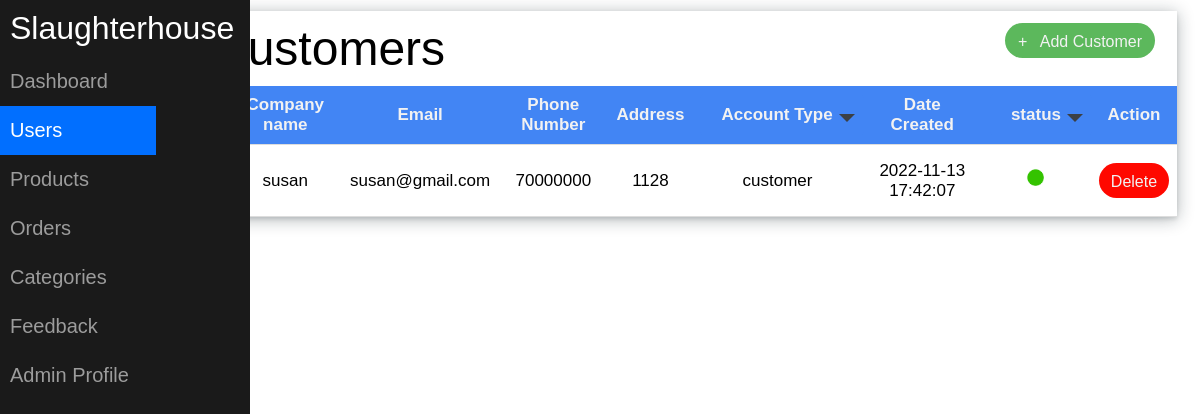
Screenshot of /admin/customers_report.php (signed in) with the database file from the repository.
### tables this page shows
CREATE TABLE `users` (
  `id` int(11) NOT NULL,
  `cname` varchar(255) NOT NULL,
  `email` varchar(255) NOT NULL,
  `phoneno` int(255) NOT NULL,
  `address` varchar(255) NOT NULL,
  `account` varchar(255) NOT NULL,
  `password` varchar(255) NOT NULL,
  `status` varchar(255) NOT NULL,
  `date_created` timestamp NOT NULL DEFAULT current_timestamp() ON UPDATE current_timestamp(),
  `last_activity` timestamp NOT NULL DEFAULT current_timestamp() ON UPDATE current_timestamp()
);

### helpers/DbHelpers.php (called while the page is built, shortened)
<?php
function GetRelativePath($path)
{
  $npath = str_replace('\\', '/', $path);
  return str_replace('DOCUMENT_ROOT', '', $npath);
}
require(GetRelativePath(dirname(__FILE__))."../../config/db.conf.php");
class DbHelpers {
  public $db;
  public function __construct($conn) {
    $this->db = $conn;
  }
  public function getUsers ($account_type) {
    $result = mysqli_query($this->db, "SELECT * FROM users WHERE account = '$account_type'");
    if ($result) {
      return $result;
    } else {
      return 'table not found';
    }
  }
}
$db_helpers = new DbHelpers($conn);
?>

### admin/customers_report.php (the view, shortened to what this page needs)
<!DOCTYPE html>
<html>
  <head>
    <link rel="stylesheet" type="text/css" href="./adminstyles.css">
  </head>
  <body class="body">
    <div class="nav">
      <div class="nav-header">
        <div class="nav-title" style="color: #fff;">
          Slaughterhouse
        </div>
        <br>
      </div>
      <div class="nav-links">
        <a href="admin.php">Dashboard</a>
        <a href="users_report.php" class="active">Users</a>
        <a href="product_report.php">Products</a>
        <a href="orders_report.php">Orders</a>
        <a href="categories_report.php">Categories</a>
        <a href="feedback_report.php">Feedback</a>
        <a href="admin_profile.php">Admin Profile</a>
      </div>
    </div>
    <?php
      include('../helpers/DbHelpers.php');
      $value = $db_helpers->getUsers('customer');
    ?>
    <div class="container">
      <div class="table">
        <div class="supplierTable">
          <table>
            <tr>
              <div class="clearfix">
                <div class="img2" style="padding: 2px; margin-right: 20px; height: 50px;">
                  <a href="addUser.php"><button type="" class="addUser" name="add_user" style="width: 150px;">+ &nbsp; Add Customer</button></a>
                </div>
                  <p style="display: inline-block; margin: 0px; font-size: xxx-large; margin-left: 10px; padding-bottom: 10px; padding-top: 10px;">Customers</p>
              </div>
            </tr>
            <tr>
                <th>#</th>
                <th>Company name</th>
                <th>Email</th>
                <th>Phone Number</th>
                <th>Address</th>
                <th>
                  <label class="dropdown">
                    <div class="dd-button">Account Type </div><div class="triangle"></div>
                  </label>
                </th>
                <th>Date Created</th>
                <th>
                  <label class="dropdown">
                    <div class="dd-button">status </div><div class="triangle"></div>
                  </label>
                </th>
                <th>Action</th>
            </tr>
            <?php
              while($detail = mysqli_fetch_assoc($value)) :
            ?>
            <tr>
                <td><?= $detail['id']; ?></td>
                <td><?= $detail['cname']; ?></td>
                <td><?= $detail['email']; ?></td>
                <td><?= $detail['phoneno']; ?></td>
                <td><?= $detail['address']; ?></td>
                <td><?= $detail['account']; ?></td>
                <td><?= $detail['date_created']; ?></td>
                <td>
                  <?php
                    if ($detail['status'] == "online") {?>
                      <img src="../public/images/online1.png" alt="" style="height: 20px; width: 20px; margin:auto;">
                  <?php
                    }else{?>
                      <img src="../public/images/offline.png" alt="" style="height: 20px; width: 20px;margin:auto;">
                  <?php
                    }
                  ?>
                </td>
                <td>
                  <form action="AdminClass.php" method="post">
                    <button type="submit" name="deleteSubmit" class="btn">Delete</button>
                  </form>
                </td>
            </tr>
            <?php endwhile; ?>
          </table>
        </div>
      </div>
    </div>
  </body>
</html>

### admin/adminstyles.css (style rules this page uses)
.body { margin: 0px; font-family: "Montserrat",sans-serif; font-size: large; }
.nav { height: 100%; width: 250px; background-color: #1a1a1a; position: fixed; }
.nav > .nav-header { display: inline; }
.nav > .nav-header > .nav-title { display: inline-block; font-size: 32px; color: #fff; padding: 10px 10px 10px 10px; }
.nav > .nav-links { display: block; float: left; font-size: 20px; list-style-type: none; margin: 0; padding: 0; width: 13%; position: fixed; height: 100%; overflow: auto; }
.nav > .nav-links > a { display: block; padding: 13px 10px 13px 10px; text-decoration: none; color: #9c9c9c; }
.nav-links a.active { background-color: #016fff; color: #fff; }
.container { margin-left: 15%; padding:1px 16px; height:1000px; }
form { text-align: center; }
button { color: #fff; width: 100%; padding: 10px;border-radius: 20px; font-size: 15px; margin: 10px 0; border: none; outline: none; }
.addUser { background-color: #5cb85c; color: #f2f2f2; border-radius: 20px; border: none; outline: none; height: 35px; width: 120px; font-size: 16px; cursor: pointer; }
.clearfix::after { content: ""; clear: both; display: table; }
.img2 { float: right; font-size: x-large; padding: 20px; }
img { margin-top: 120px; }
table { border-collapse: collapse; width: 100%; height: 70px; text-align: center; margin: auto; padding: 10px; font-size: 17px; }
.supplierTable { margin: 10px 7px 100px; box-shadow: rgba(14, 30, 37, 0.12) 0px 2px 4px 0px, rgba(14, 30, 37, 0.32) 0px 2px 16px 0px; }
th, td { padding: 8px; border-bottom: 1px solid #ddd; }
.btn { background-color: #ff0800; color: #f2f2f2; border-radius: 20px; border: none; outline: none; height: 35px; width: 70px; font-size: 16px; cursor: pointer; }
th { background-color: #4285F4; color: #f2f2f2; height: 30px; }
td { height: 30px; }
tr:nth-child(even) { background-color: #eeeeee; }
.dropdown { display: flex; position: relative; }
.dd-button { display: inline-block; border: 1px solid #4285F4; border-radius: 4px; padding: 10px 30px 10px 20px; background-color: #4285F4; cursor: pointer; white-space: nowrap; }
.dd-button::after { content: ''; position: absolute; top: 50%; right: 15px; transform: translateY(-50%); width: 0; height: 0; border-left: 5px solid transparent; border-right: 5px solid transparent; border-top: 5px solid transparent; }
.triangle { color: white; width: 0px; height: 0px; border: 8px solid black; border-top-color: #3c4044; border-right-color: transparent; border-bottom-color: transparent; border-left-color: transparent; margin: 20px 0px 0px -25px; }

### rows the page displays
users: cname "susan", email "susan@gmail.com", phoneno "70000000", address "1128", account "customer", date_created "2022-11-13 17:42:07"
